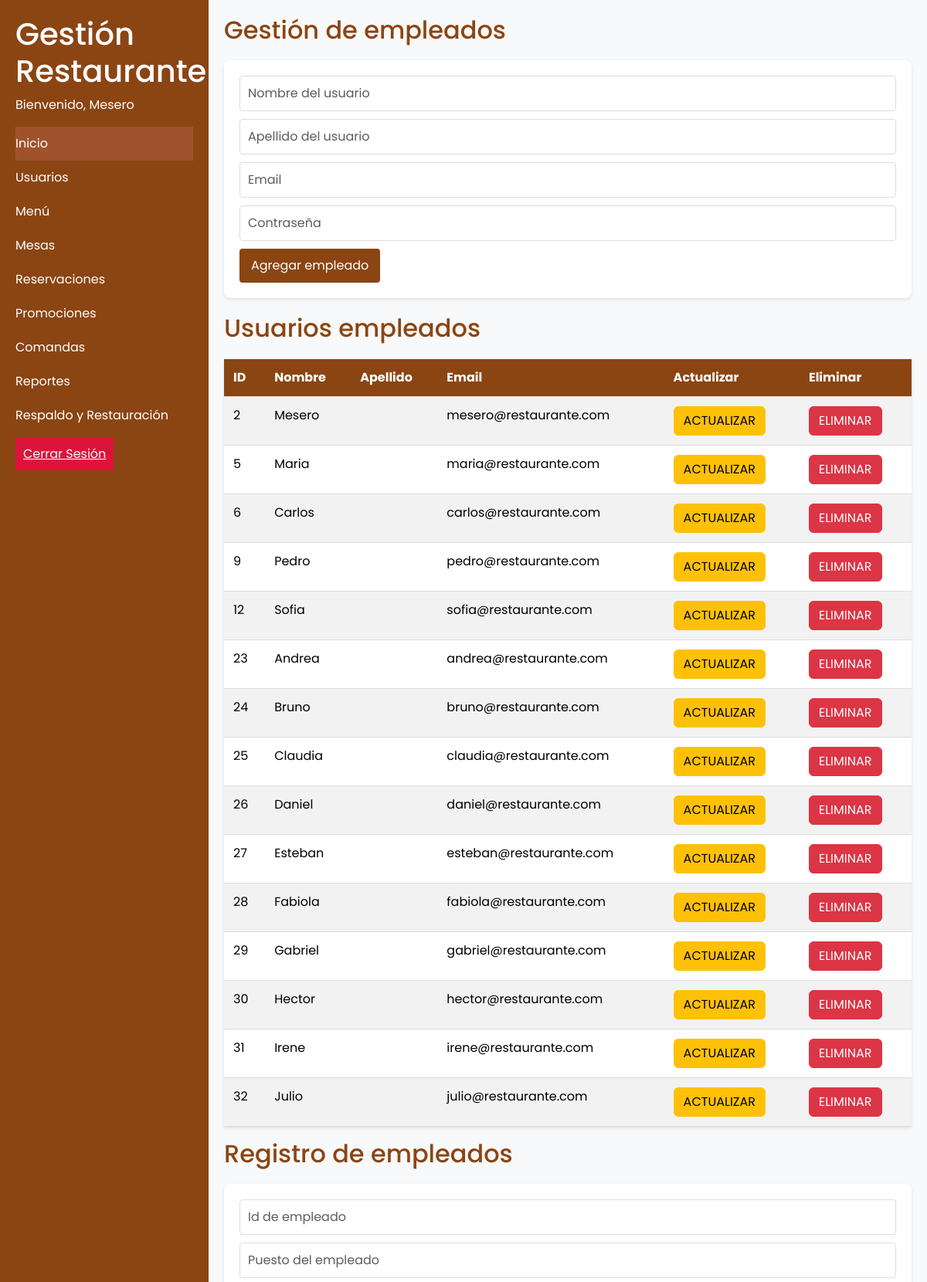
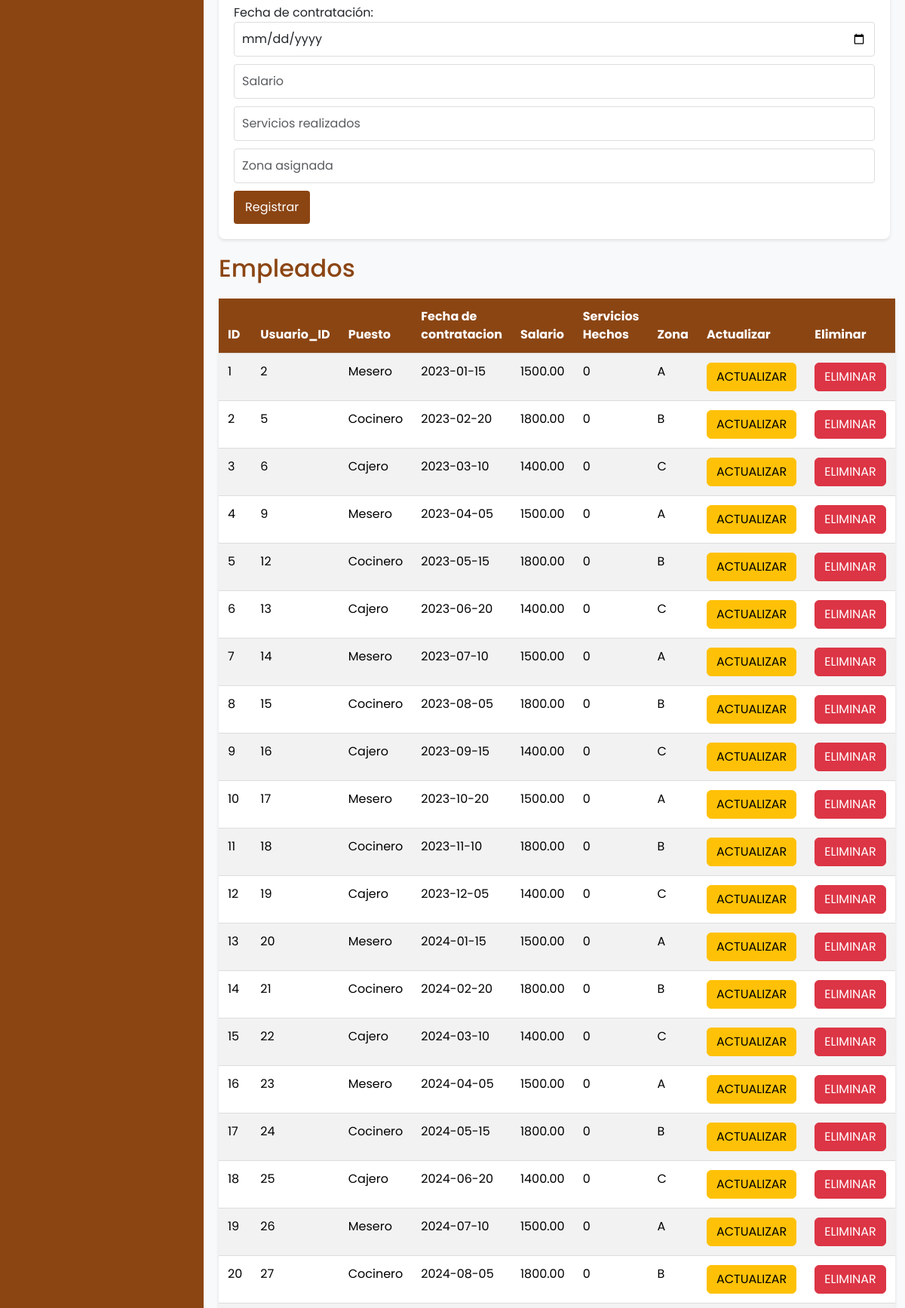
The page /empleados.php (signed in, upper part) on the database its author committed (2 pictures, top to bottom).
### tables this page shows
CREATE TABLE usuarios (
    id INT AUTO_INCREMENT PRIMARY KEY,
    nombre VARCHAR(35) NOT NULL,
    apellidoP VARCHAR(35) NOT NULL,
    apellidoM VARCHAR(35) NOT NULL,
    email VARCHAR(100) NOT NULL UNIQUE,
    contrasena VARCHAR(30) NOT NULL,
    tipo VARCHAR(16) NOT NULL
);

CREATE TABLE empleados (
    id INT AUTO_INCREMENT PRIMARY KEY,
    usuario_id INT,
    puesto VARCHAR(50) NOT NULL,
    fecha_contratacion DATE NOT NULL,
    salario DECIMAL(10, 2) NOT NULL,
    servicios_realizados INT DEFAULT 0,
    zona_asignada CHAR(1),
    FOREIGN KEY (usuario_id) REFERENCES usuarios(id) ON UPDATE CASCADE ON DELETE CASCADE
);

### empleados.php (the view, shortened to what this page needs)
<?php
if(isset($_SESSION['usuario'])){
include 'includes/header.php';
include 'Static/connect/db.php';
?>
    <h2>Gestión de empleados</h2>
    <form class="user-form needs-validation" action="REmpleadoU.php" method="POST" novalidate>
        <div class="form-group">
            <input type="text" class="form-control" name="nombre" placeholder="Nombre del usuario" required>
        </div>
        <div class="form-group">
            <input type="text" class="form-control" name="apellido" placeholder="Apellido del usuario" required>
        </div>
        <div class="form-group">
            <input type="email" class="form-control" name="email" placeholder="Email" required>
        </div>
        <div class="form-group">
            <input type="password" class="form-control" name="contrasena" placeholder="Contraseña" required>
        </div>
        <button class="btn btn-primary" type="submit">Agregar empleado</button>
    </form>
    <h2>Usuarios empleados</h2>
    <table class="table table-striped user-table">
        <thead>
            <tr>
                <th>ID</th>
                <th>Nombre</th>
                <th>Apellido</th>
                <th>Email</th>
                <th>Actualizar</th>
                <th>Eliminar</th>
            </tr>
        </thead>
        <tbody>
        <?php
        $query = "SELECT * FROM usuarios WHERE tipo = 'empleado';";
        $resul = mysqli_query($conn, $query);
        while($row = mysqli_fetch_array($resul)){ ?>
            <tr>
            <td><?php echo $row['id'];?></td>
            <td><?php echo $row['nombre']?></td>
            <td><?php echo $row['apellido']?></td>
            <td><?php echo $row['email']?></td>
            <td>
                <a href="actualizarEmpleado.php?id=<?php echo $row['id']?>" class="btn btn-warning">ACTUALIZAR</a>
            </td>
            <td>
                <button class="btn btn-danger" data-toggle="modal" data-target="#confirmDeleteModal" data-id="<?php echo $row['id']?>">ELIMINAR</button>
            </td>
            </tr>
    <?php   }?>
        </tbody>
    </table>
    <h2>Registro de empleados</h2>
    <form class="user-form needs-validation" action="REmpleado.php" method="POST" novalidate>
        <div class="form-group">
            <input type="text" class="form-control" name="idEmpleado" placeholder="Id de empleado" required>
        </div>
        <div class="form-group">
            <input type="text" class="form-control" name="puesto" placeholder="Puesto del empleado" required>
        </div>
        <div class="form-group">
            <label for="contratacion">Fecha de contratación: </label>
            <input type="date" class="form-control" name="contratacion" placeholder="Fecha de contratación" required>
        </div>
        <div class="form-group">
            <input type="text" class="form-control" name="salario" placeholder="Salario" required>
        </div>
        <div class="form-group">
            <input type="text" class="form-control" name="serviciosRealizados" placeholder="Servicios realizados" required>
        </div>
        <div class="form-group">
            <input type="text" class="form-control" name="zona" placeholder="Zona asignada" required>
        </div>
        <button class="btn btn-primary" type="submit">Registrar</button>
    </form>
    <h2>Empleados</h2>
    <table class="table table-striped user-table">
        <thead>
            <tr>
                <th>ID</th>
                <th>Usuario_ID</th>
                <th>Puesto</th>
                <th>Fecha de contratacion</th>
                <th>Salario</th>
                <th>Servicios Hechos</th>
                <th>Zona</th>
                <th>Actualizar</th>
                <th>Eliminar</th>
            </tr>
        </thead>
        <tbody>
        <?php
        $query = "SELECT * FROM empleados";
        $resul = mysqli_query($conn, $query);
        while($row = mysqli_fetch_array($resul)){ ?>
            <tr>
            <td><?php echo $row['id'];?></td>
            <td><?php echo $row['usuario_id']?></td>
            <td><?php echo $row['puesto']?></td>
            <td><?php echo $row['fecha_contratacion'];?></td>
            <td><?php echo $row['salario']?></td>
            <td><?php echo $row['servicios_realizados']?></td>
            <td><?php echo $row['zona_asignada']?></td>
            <td>
                <a href="actualizarEmpleadoU.php?id=<?php echo $row['id']?>" class="btn btn-warning">ACTUALIZAR</a>
            </td>
            <td>
                <button class="btn btn-danger" data-toggle="modal" data-target="#confirmDeleteModal" data-id="<?php echo $row['id']?>">ELIMINAR</button>
            </td>
            </tr>
    <?php   }?>
        </tbody>
    </table>
<?php
include 'includes/footer.php';
}else{
    header("Location: login.php");
}
?>

### Static/css/styles.css (style rules this page uses)
html, body { height: 100%; margin: 0; padding: 0; font-family: 'Poppins', sans-serif; }
body { margin: 0; padding: 0; min-height: 100vh; background-color: #f8f9fa; }
input:invalid { animation: shake 0.3s; }
.content h2 { color: #8B4513; margin-bottom: 20px; }
.user-form { background-color: #fff; padding: 20px; border-radius: 8px; box-shadow: 0 2px 4px rgba(0,0,0,0.1); margin-bottom: 20px; }
.user-form input { display: block; width: 100%; padding: 10px; margin-bottom: 10px; border: 1px solid #ddd; border-radius: 4px; font-size: 16px; }
.user-form button { background-color: #8B4513; color: white; padding: 10px 15px; border: none; border-radius: 4px; cursor: pointer; font-size: 16px; }
.user-table { width: 100%; border-collapse: collapse; background-color: #fff; box-shadow: 0 2px 4px rgba(0,0,0,0.1); }
.user-table th, .user-table td { padding: 12px; text-align: left; border-bottom: 1px solid #ddd; }
.user-table th { background-color: #8B4513; color: white; }
.user-table tr:nth-child(even) { background-color: #f9f9f9; }
.form-control { margin-bottom: 15px; }

### rows shown on the page
usuarios: id "2", nombre "Mesero", email "mesero@restaurante.com"
usuarios: id "5", nombre "Maria", email "maria@restaurante.com"
usuarios: id "6", nombre "Carlos", email "carlos@restaurante.com"
usuarios: id "9", nombre "Pedro", email "pedro@restaurante.com"
usuarios: id "12", nombre "Sofia", email "sofia@restaurante.com"
usuarios: id "23", nombre "Andrea", email "andrea@restaurante.com"
usuarios: id "24", nombre "Bruno", email "bruno@restaurante.com"
usuarios: id "25", nombre "Claudia", email "claudia@restaurante.com"
usuarios: id "26", nombre "Daniel", email "daniel@restaurante.com"
usuarios: id "27", nombre "Esteban", email "esteban@restaurante.com"
usuarios: id "28", nombre "Fabiola", email "fabiola@restaurante.com"
usuarios: id "29", nombre "Gabriel", email "gabriel@restaurante.com"
usuarios: id "30", nombre "Hector", email "hector@restaurante.com"
usuarios: id "31", nombre "Irene", email "irene@restaurante.com"
usuarios: id "32", nombre "Julio", email "julio@restaurante.com"
empleados: id "1", usuario "2", puesto "Mesero", fecha_contratacion "2023-01-15", salario "1500.00", servicios_realizados "0", zona_asignada "A"
empleados: id "2", usuario "5", puesto "Cocinero", fecha_contratacion "2023-02-20", salario "1800.00", servicios_realizados "0", zona_asignada "B"
empleados: id "3", usuario "6", puesto "Cajero", fecha_contratacion "2023-03-10", salario "1400.00", servicios_realizados "0", zona_asignada "C"
empleados: id "4", usuario "9", puesto "Mesero", fecha_contratacion "2023-04-05", salario "1500.00", servicios_realizados "0", zona_asignada "A"
empleados: id "5", usuario "12", puesto "Cocinero", fecha_contratacion "2023-05-15", salario "1800.00", servicios_realizados "0", zona_asignada "B"
empleados: id "6", usuario "13", puesto "Cajero", fecha_contratacion "2023-06-20", salario "1400.00", servicios_realizados "0", zona_asignada "C"
empleados: id "7", usuario "14", puesto "Mesero", fecha_contratacion "2023-07-10", salario "1500.00", servicios_realizados "0", zona_asignada "A"
empleados: id "8", usuario "15", puesto "Cocinero", fecha_contratacion "2023-08-05", salario "1800.00", servicios_realizados "0", zona_asignada "B"
empleados: id "9", usuario "16", puesto "Cajero", fecha_contratacion "2023-09-15", salario "1400.00", servicios_realizados "0", zona_asignada "C"
empleados: id "10", usuario "17", puesto "Mesero", fecha_contratacion "2023-10-20", salario "1500.00", servicios_realizados "0", zona_asignada "A"
empleados: id "11", usuario "18", puesto "Cocinero", fecha_contratacion "2023-11-10", salario "1800.00", servicios_realizados "0", zona_asignada "B"
empleados: id "12", usuario "19", puesto "Cajero", fecha_contratacion "2023-12-05", salario "1400.00", servicios_realizados "0", zona_asignada "C"
empleados: id "13", usuario "20", puesto "Mesero", fecha_contratacion "2024-01-15", salario "1500.00", servicios_realizados "0", zona_asignada "A"
empleados: id "14", usuario "21", puesto "Cocinero", fecha_contratacion "2024-02-20", salario "1800.00", servicios_realizados "0", zona_asignada "B"
empleados: id "15", usuario "22", puesto "Cajero", fecha_contratacion "2024-03-10", salario "1400.00", servicios_realizados "0", zona_asignada "C"
empleados: id "16", usuario "23", puesto "Mesero", fecha_contratacion "2024-04-05", salario "1500.00", servicios_realizados "0", zona_asignada "A"
empleados: id "17", usuario "24", puesto "Cocinero", fecha_contratacion "2024-05-15", salario "1800.00", servicios_realizados "0", zona_asignada "B"
empleados: id "18", usuario "25", puesto "Cajero", fecha_contratacion "2024-06-20", salario "1400.00", servicios_realizados "0", zona_asignada "C"
empleados: id "19", usuario "26", puesto "Mesero", fecha_contratacion "2024-07-10", salario "1500.00", servicios_realizados "0", zona_asignada "A"
empleados: id "20", usuario "27", puesto "Cocinero", fecha_contratacion "2024-08-05", salario "1800.00", servicios_realizados "0", zona_asignada "B"

### other values the page prints
$nombreUsuario "Mesero"
